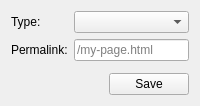
<?xml version="1.0" encoding="UTF-8"?>
<ui version="4.0">
 <class>PageEditorWidget</class>
 <widget class="QWidget" name="PageEditorWidget">
  <property name="windowTitle">
   <string>Page Editor</string>
  </property>
  <layout class="QVBoxLayout" name="verticalLayout">
   <item>
    <layout class="QFormLayout" name="metaLayout">
     <item row="0" column="0">
      <widget class="QLabel" name="lblType">
       <property name="text">
        <string>Type:</string>
       </property>
      </widget>
     </item>
     <item row="0" column="1">
      <widget class="QComboBox" name="comboType"/>
     </item>
     <item row="1" column="0">
      <widget class="QLabel" name="lblPermalink">
       <property name="text">
        <string>Permalink:</string>
       </property>
      </widget>
     </item>
     <item row="1" column="1">
      <widget class="QLineEdit" name="editPermalink">
       <property name="placeholderText">
        <string>/my-page.html</string>
       </property>
      </widget>
     </item>
    </layout>
   </item>
   <item>
    <widget class="QSplitter" name="splitter">
     <property name="orientation">
      <enum>Qt::Vertical</enum>
     </property>
     <property name="sizePolicy">
      <sizepolicy hsizetype="Expanding" vsizetype="Expanding">
       <horstretch>0</horstretch>
       <verstretch>0</verstretch>
      </sizepolicy>
     </property>
    </widget>
   </item>
   <item>
    <layout class="QHBoxLayout" name="bottomBar">
     <item>
      <widget class="QLabel" name="lblStatus">
       <property name="text">
        <string/>
       </property>
      </widget>
     </item>
     <item>
      <spacer name="horizontalSpacer">
       <property name="orientation">
        <enum>Qt::Horizontal</enum>
       </property>
       <property name="sizeHint" stdset="0">
        <size>
         <width>40</width>
         <height>20</height>
        </size>
       </property>
      </spacer>
     </item>
     <item>
      <widget class="QPushButton" name="btnSave">
       <property name="text">
        <string>Save</string>
       </property>
      </widget>
     </item>
    </layout>
   </item>
  </layout>
 </widget>
 <resources/>
 <connections/>
</ui>
